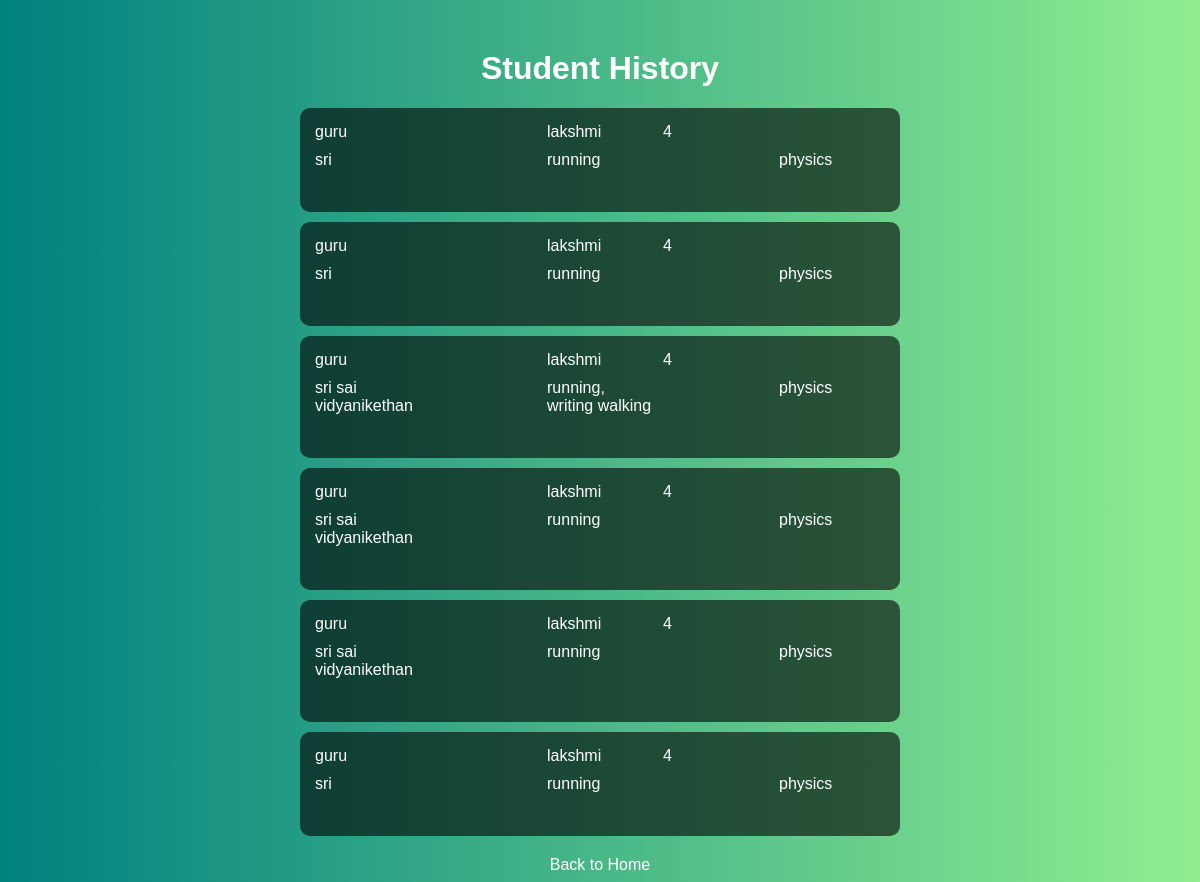
The page /history/ on the database its author committed.
### school/models.py (models this page shows, shortened)
class Student(models.Model):
    first_name = models.CharField(max_length=50)
    last_name = models.CharField(max_length=50)
    class_name = models.CharField(max_length=20)
    school_name = models.CharField(max_length=100)
    hobbies = models.TextField()
    course = models.CharField(max_length=100)

### school/views.py (the view)
# urls.py: path('history/', views.history, name='history'),
def history(request):
    students = Student.objects.all()
    return render(request, 'history.html', {'students': students})

### school/templates/history.html (shortened to what this page needs)
<!DOCTYPE html>
<html>
<head>
</head>
<body>
    <h1>Student History</h1>
    <ul>
        {% for student in students %}
        <li>
            <span>{{ student.first_name }}</span><br>
            <span>{{ student.last_name }}</span>
            <span>{{ student.class_name }}</span><br>
            <span>{{ student.school_name }}</span><br>
            <span>{{ student.hobbies }}</span><br>
            <span>{{ student.course }}</span><br>
        </li>
        {% endfor %}
    </ul>
    <a href="{% url 'home' %}">Back to Home</a>
</body>
</html>

### school/templates/history.html (style rules this page uses)
body { background: linear-gradient(to right, teal, lightgreen); color: white; font-family: Arial, sans-serif; }
h1 { text-align: center; margin-top: 50px; }
ul { list-style-type: none; padding: 0; max-width: 600px; margin: 0 auto; }
li { background: rgba(0, 0, 0, 0.6); padding: 15px; margin-bottom: 10px; border-radius: 10px; display: grid; grid-template-columns: repeat(5, 1fr); gap: 10px; }
li span { display: block; }
a { display: block; text-align: center; margin-top: 20px; color: white; text-decoration: none; }

### rows shown on the page
Student: first_name "guru", last_name "lakshmi", class_name "4", school_name "sri", hobbies "running", course "physics"
Student: first_name "guru", last_name "lakshmi", class_name "4", school_name "sri", hobbies "running", course "physics"
Student: first_name "guru", last_name "lakshmi", class_name "4", school_name "sri sai vidyanikethan", hobbies "running, writing walking", course "physics"
Student: first_name "guru", last_name "lakshmi", class_name "4", school_name "sri sai vidyanikethan", hobbies "running", course "physics"
Student: first_name "guru", last_name "lakshmi", class_name "4", school_name "sri sai vidyanikethan", hobbies "running", course "physics"
Student: first_name "guru", last_name "lakshmi", class_name "4", school_name "sri", hobbies "running", course "physics"
